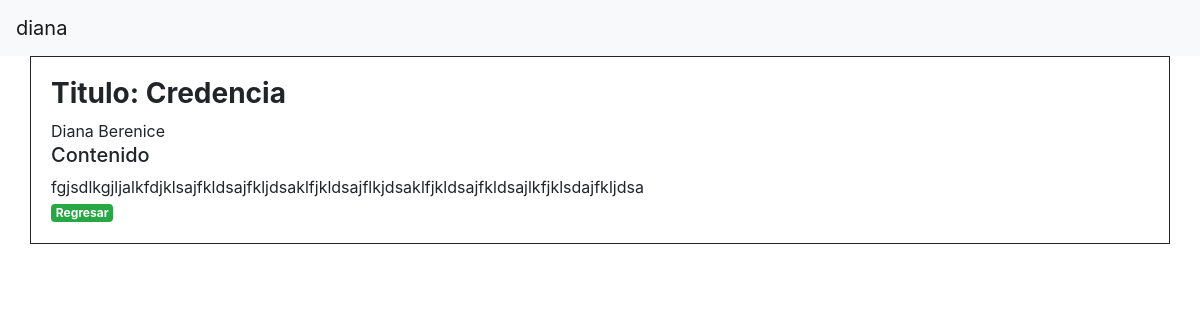
/critca/2 (signed in), run on the app's committed database.
### critica/models.py (models this page shows, shortened)
class Critica(models.Model):
	user=models.CharField(max_length=100)
	titulo=models.CharField(max_length=100)
	categoria=models.ForeignKey(Categoria, null=True, blank=True, on_delete=models.CASCADE)
	timestap=models.DateTimeField(auto_now_add=True)
	contenido=models.TextField(blank=True)
	calificacion=models.IntegerField(null=True, blank=True)

### critica/views.py (the view)
# urls.py: path('critca/<int:pk>',views.DetailCritica.as_view(), name='detail_view'),
class DetailCritica(generic.DetailView):
	template_name="critica/detail_critica.html"
	model=Critica

### templates/critica/detail_critica.html (shortened to what this page needs)
{% extends "base.html" %}
{% block content %}
<div class="container" id="critica" style=" border:1px solid; padding: 20px;">
	<div class="media">
  	<div class="media-body">
    <h3 class="mt-0"><strong>Titulo: {{object.titulo}}</strong> </h3>
    {{object.user}}
    <br>
    <h5>Contenido</h5>
    {{object.contenido}}
  	</div>
	</div>
	<a href="{% url 'critica:categorias_view' %}" class="badge badge-success"> Regresar</a>
</div>
{% endblock %}

### templates/navbar.html
<nav class="navbar navbar-light bg-light">
  <a class="navbar-brand" href="#">
  	{% if user.is_authenticated %}
		{{user.username}}
  	{% endif %}
  </a>
</nav>

### data on the page
Critica: titulo "Credencia", user "Diana Berenice", contenido "fgjsdlkgjljalkfdjklsajfkldsajfkljdsaklfjkldsajflkjdsaklfjkldsajfkldsajlkfjklsdajfkljdsa"

### other printed values
{{ user.username }} "diana"
